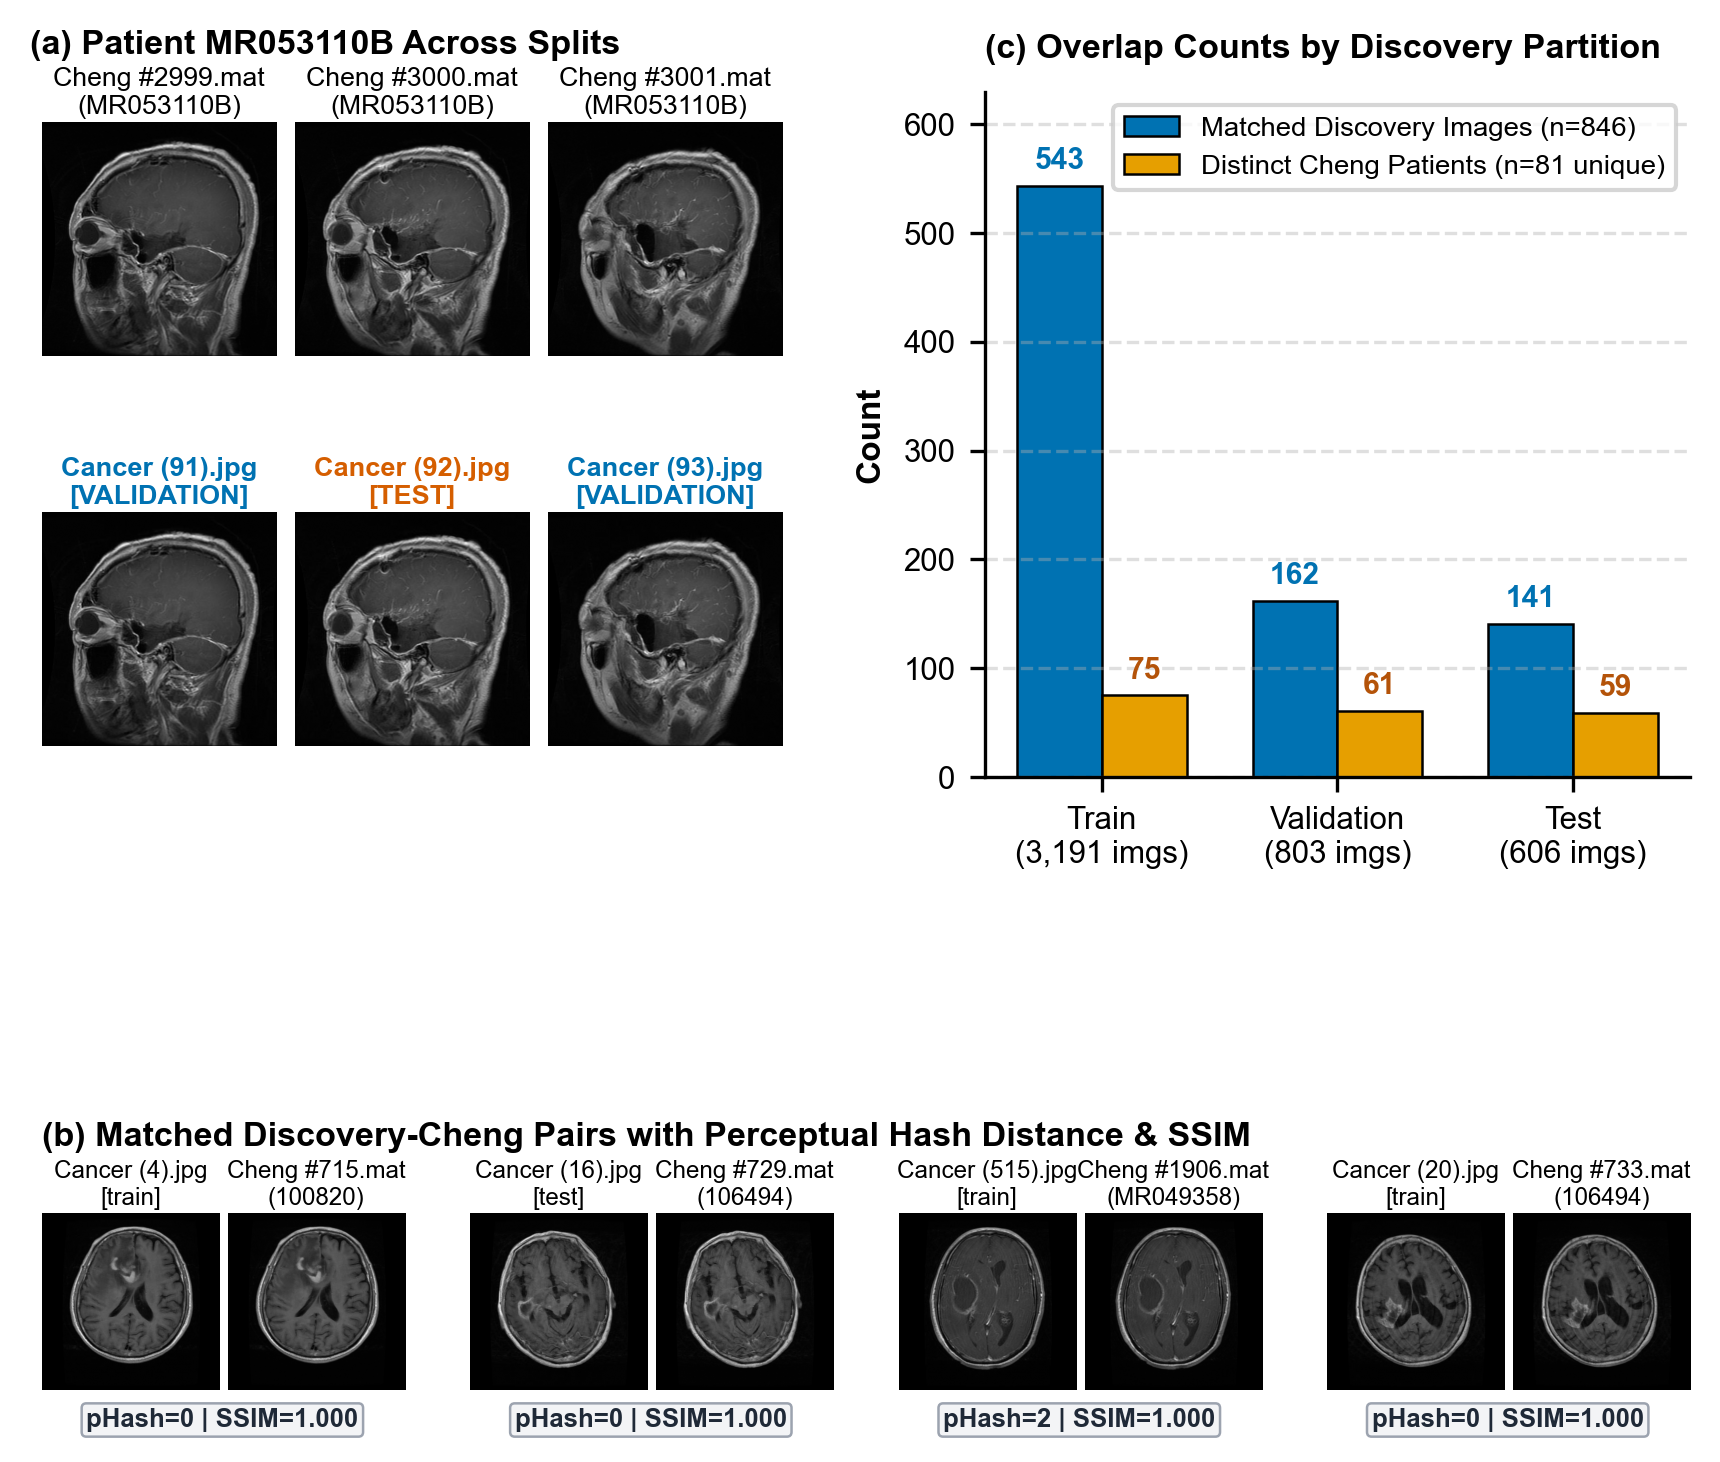

Write Python code to recreate this figure.
"""
Figure 3: Cross-Dataset Overlap Examples and Partition Counts (Section 3.7.1 Overlap)
- 300 dpi PNG, white background, sans-serif font, colour-blind-safe Okabe-Ito palette
- Sized for 180 mm (7.09 in) column width
- Panel (a): For Cheng patient MR053110B, show slices 2999, 3000, 3001 next to their matched discovery images,
             label each discovery image with its partition (validation, test, validation).
- Panel (b): Show 4 matched discovery-Cheng pairs with pHash Hamming distance and SSIM printed.
- Panel (c): Bar chart of matched discovery images by partition (543 / 162 / 141) and distinct Cheng patients
             by partition (75 / 61 / 59), read directly from saved overlap_audit.json and verified_leakage_claims.json.
"""
from __future__ import annotations

import json
from pathlib import Path
import sys
import zipfile

import matplotlib
matplotlib.use("Agg")
import matplotlib.pyplot as plt
import matplotlib.gridspec as gridspec
import numpy as np
from PIL import Image

ROOT = Path(__file__).resolve().parents[2]
if str(ROOT) not in sys.path:
    sys.path.insert(0, str(ROOT))

from BrainTumorAI.external_validation import _decode_cheng_mat
from BrainTumorAI.preprocess import _perceptual_hash, _structural_similarity

OUT_DIR = Path(__file__).resolve().parent


def load_specific_cheng_slices(zip_path: Path, target_keys: set[str]) -> dict[str, np.ndarray]:
    found: dict[str, np.ndarray] = {}
    part_names = [
        "brainTumorDataPublic_1-766.zip",
        "brainTumorDataPublic_767-1532.zip",
        "brainTumorDataPublic_1533-2298.zip",
        "brainTumorDataPublic_2299-3064.zip",
    ]
    with zipfile.ZipFile(zip_path, "r") as outer_z:
        for pname in part_names:
            needed_in_part = {k.split("!")[1] for k in target_keys if k.startswith(pname + "!")}
            if not needed_in_part:
                continue
            with outer_z.open(pname) as part_stream:
                with zipfile.ZipFile(part_stream, "r") as inner_z:
                    for mname in needed_in_part:
                        raw = inner_z.read(mname)
                        arr, _, _ = _decode_cheng_mat(raw, f"{pname}!{mname}")
                        mn, mx = float(arr.min()), float(arr.max())
                        u8 = np.clip(np.rint((arr.astype(np.float64) - mn) * (255.0 / max(1e-6, mx - mn))), 0, 255).astype(np.uint8)
                        found[f"{pname}!{mname}"] = u8
    return found


def main() -> None:
    plt.rcParams.update({
        "font.family": "sans-serif",
        "font.sans-serif": ["Arial", "DejaVu Sans", "Helvetica"],
        "font.size": 7.5,
    })

    audit_data = json.loads(
        (ROOT / "BrainTumorAI" / "results" / "external_validation" / "cheng_figshare_v8" / "overlap_audit.json").read_text(encoding="utf-8")
    )
    claims_data = json.loads((ROOT / "paper_evidence" / "verified_leakage_claims.json").read_text(encoding="utf-8"))
    matches = audit_data["matches"]["high_similarity_matches"]

    # Panel (a): Patient MR053110B, slices 2999.mat, 3000.mat, 3001.mat
    target_a_slices = [
        "brainTumorDataPublic_2299-3064.zip!2999.mat",
        "brainTumorDataPublic_2299-3064.zip!3000.mat",
        "brainTumorDataPublic_2299-3064.zip!3001.mat",
    ]
    panel_a_edges = []
    for t_sl in target_a_slices:
        edge = next(m for m in matches if m["cheng_slice"] == t_sl and m["patient_id"] == "MR053110B")
        panel_a_edges.append(edge)

    # Panel (b): 4 representative matched pairs across splits with varied pHash distance (0, 0, 2, 4) and high SSIM
    edge_d0_train = next(m for m in matches if int(m["phash_hamming_distance"]) == 0 and m["local_split"] == "train")
    edge_d0_test = next(m for m in matches if int(m["phash_hamming_distance"]) == 0 and m["local_split"] == "test")
    edge_d2 = next((m for m in matches if int(m["phash_hamming_distance"]) == 2), matches[10])
    edge_d4 = next((m for m in matches if int(m["phash_hamming_distance"]) == 4), matches[20])
    panel_b_edges = [edge_d0_train, edge_d0_test, edge_d2, edge_d4]

    needed_cheng = {e["cheng_slice"] for e in panel_a_edges + panel_b_edges}
    cheng_imgs = load_specific_cheng_slices(ROOT / "1512427.zip", needed_cheng)

    # Panel (c): Counts from saved audit & leakage verification files
    split_order = ["train", "validation", "test"]
    matched_imgs_by_split = {
        sp: sum(1 for m in matches if m["local_split"] == sp)
        for sp in split_order
    }
    patients_by_split = {
        "train": int(claims_data["patient_counts"]["patients_in_train"]),
        "validation": int(claims_data["patient_counts"]["patients_in_validation"]),
        "test": int(claims_data["patient_counts"]["patients_in_test"]),
    }
    assert [matched_imgs_by_split[s] for s in split_order] == [543, 162, 141]
    assert [patients_by_split[s] for s in split_order] == [75, 61, 59]

    fig = plt.figure(figsize=(7.09, 6.4), dpi=300, facecolor="white")
    gs_main = gridspec.GridSpec(2, 2, figure=fig, height_ratios=[1.15, 0.90], width_ratios=[1.05, 1.0], hspace=0.42, wspace=0.28)

    # ---- Panel (a): Top-left (2 rows x 3 cols: top row Cheng MR053110B 2999/3000/3001, bottom row Discovery match + split) ----
    gs_a = gridspec.GridSpecFromSubplotSpec(2, 3, subplot_spec=gs_main[0, 0], hspace=0.32, wspace=0.08)
    for col_i, edge in enumerate(panel_a_edges):
        sl_num = Path(edge["cheng_slice"].split("!")[1]).stem
        ax_top = fig.add_subplot(gs_a[0, col_i])
        ax_top.imshow(cheng_imgs[edge["cheng_slice"]], cmap="gray")
        ax_top.set_title(f"Cheng #{sl_num}.mat\n(MR053110B)", fontsize=6.4, pad=2)
        ax_top.axis("off")
        if col_i == 0:
            ax_top.text(-0.05, 1.26, "(a) Patient MR053110B Across Splits",
                        transform=ax_top.transAxes, fontsize=8.2, fontweight="bold", ha="left", va="bottom")

        ax_bot = fig.add_subplot(gs_a[1, col_i])
        d_im = np.asarray(Image.open(ROOT / edge["local_source_file"]).convert("L"))
        ax_bot.imshow(d_im, cmap="gray")
        sp_lbl = edge["local_split"]
        sp_col = "#D55E00" if sp_lbl == "test" else "#0072B2"
        d_name = Path(edge["local_source_file"]).name
        ax_bot.set_title(f"{d_name}\n[{sp_lbl.upper()}]", fontsize=6.5, fontweight="bold", color=sp_col, pad=2)
        ax_bot.axis("off")

    # ---- Panel (b): Bottom-left & Top-right? Let's put Panel (b) on Bottom across 4 pairs and Panel (c) on Top-Right! ----
    # Wait: let's put Panel (c) in gs_main[0, 1] (top right) and Panel (b) spanning the entire bottom row gs_main[1, :] (2x4 grid)!
    ax_c = fig.add_subplot(gs_main[0, 1])
    x = np.arange(3)
    width = 0.36
    img_vals = [matched_imgs_by_split[s] for s in split_order]
    pat_vals = [patients_by_split[s] for s in split_order]

    rects1 = ax_c.bar(x - width / 2, img_vals, width, label="Matched Discovery Images (n=846)", color="#0072B2", edgecolor="black", linewidth=0.6)
    rects2 = ax_c.bar(x + width / 2, pat_vals, width, label="Distinct Cheng Patients (n=81 unique)", color="#E69F00", edgecolor="black", linewidth=0.6)

    for r in rects1:
        h = r.get_height()
        ax_c.text(r.get_x() + r.get_width() / 2.0, h + 10, f"{int(h)}", ha="center", va="bottom", fontsize=7.2, fontweight="bold", color="#0072B2")
    for r in rects2:
        h = r.get_height()
        ax_c.text(r.get_x() + r.get_width() / 2.0, h + 10, f"{int(h)}", ha="center", va="bottom", fontsize=7.2, fontweight="bold", color="#B45309")

    ax_c.set_xticks(x)
    ax_c.set_xticklabels(["Train\n(3,191 imgs)", "Validation\n(803 imgs)", "Test\n(606 imgs)"], fontsize=7.5)
    ax_c.set_ylabel("Count", fontsize=8.0, fontweight="bold")
    ax_c.set_ylim(0, 630)
    ax_c.spines["top"].set_visible(False)
    ax_c.spines["right"].set_visible(False)
    ax_c.grid(axis="y", linestyle="--", alpha=0.4)
    ax_c.legend(loc="upper right", frameon=True, fontsize=6.6)
    ax_c.set_title("(c) Overlap Counts by Discovery Partition", fontsize=8.2, fontweight="bold", loc="left", pad=8)

    # ---- Panel (b): Bottom row spanning both columns (4 matched pairs: Cheng vs Discovery with pHash & SSIM) ----
    gs_b = gridspec.GridSpecFromSubplotSpec(1, 4, subplot_spec=gs_main[1, :], wspace=0.18)
    for pair_i, edge in enumerate(panel_b_edges):
        gs_pair = gridspec.GridSpecFromSubplotSpec(1, 2, subplot_spec=gs_b[0, pair_i], wspace=0.05)
        ax_l = fig.add_subplot(gs_pair[0, 0])
        ax_r = fig.add_subplot(gs_pair[0, 1])

        d_im = np.asarray(Image.open(ROOT / edge["local_source_file"]).convert("L"))
        c_im = cheng_imgs[edge["cheng_slice"]]
        d_name = Path(edge["local_source_file"]).name
        c_num = Path(edge["cheng_slice"].split("!")[1]).stem

        ax_l.imshow(d_im, cmap="gray")
        ax_l.set_title(f"{d_name}\n[{edge['local_split']}]", fontsize=5.8, pad=2)
        ax_l.axis("off")

        ax_r.imshow(c_im, cmap="gray")
        ax_r.set_title(f"Cheng #{c_num}.mat\n({edge['patient_id']})", fontsize=5.8, pad=2)
        ax_r.axis("off")

        ph_d = int(edge["phash_hamming_distance"])
        _, _, d_g64 = _perceptual_hash(Image.open(ROOT / edge["local_source_file"]).convert("RGB"))
        _, _, c_g64 = _perceptual_hash(Image.fromarray(c_im, mode="L"))
        ssim_v = float(_structural_similarity(c_g64, d_g64))
        ax_l.text(
            1.02,
            -0.10,
            f"pHash={ph_d} | SSIM={ssim_v:.3f}",
            transform=ax_l.transAxes,
            ha="center",
            va="top",
            fontsize=6.2,
            fontweight="bold",
            color="#1F2937",
            bbox=dict(boxstyle="round,pad=0.18", facecolor="#F3F4F6", edgecolor="#9CA3AF", lw=0.6),
        )
        if pair_i == 0:
            ax_l.text(0.0, 1.34, "(b) Matched Discovery-Cheng Pairs with Perceptual Hash Distance & SSIM",
                      transform=ax_l.transAxes, fontsize=8.2, fontweight="bold", ha="left", va="bottom")

    out_png = OUT_DIR / "fig3_overlap_audit.png"
    fig.savefig(out_png, dpi=300, facecolor="white", bbox_inches="tight")
    plt.close(fig)
    print(f"Saved {out_png}", flush=True)


if __name__ == "__main__":
    main()
